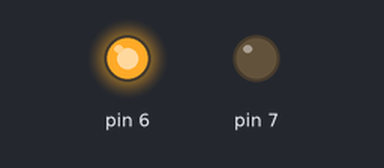
The sketch below on a simulated Arduino Uno, built with avr-gcc and run on an emulated ATmega328P. On the bench: output pins drawn as LEDs (lit = HIGH). What the sketch prints to the serial monitor is not drawn.

Above: at 2.5 s.
At 7.5 s:
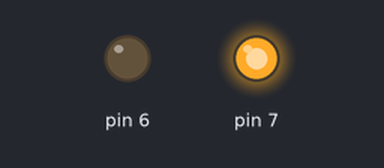
Timing chart, 0 to 13.2 s (numbered marks = the images above):
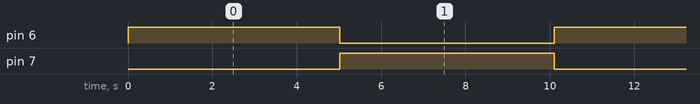

Measured:
- by itself, pin 6, pin 7: alternates HIGH for 5.1 s and LOW for 5.1 s

The sketch:

BTS_WORKS.ino
```cpp
#define m11 PB6
#define m12 PB7
int i;

void setup() {
  pinMode(m11,OUTPUT);
  pinMode(m12,OUTPUT);
  Serial.begin(9600);

}

void loop() {
 for(int i=0;i<1000;i++){
  digitalWrite(m11,HIGH);
  digitalWrite(m12,LOW);
  Serial.println(i);
 }
  for(int i=1000;i>0;i--){
     digitalWrite(m11,LOW);
  digitalWrite(m12,HIGH);
  Serial.println(i);

 }

}
```
